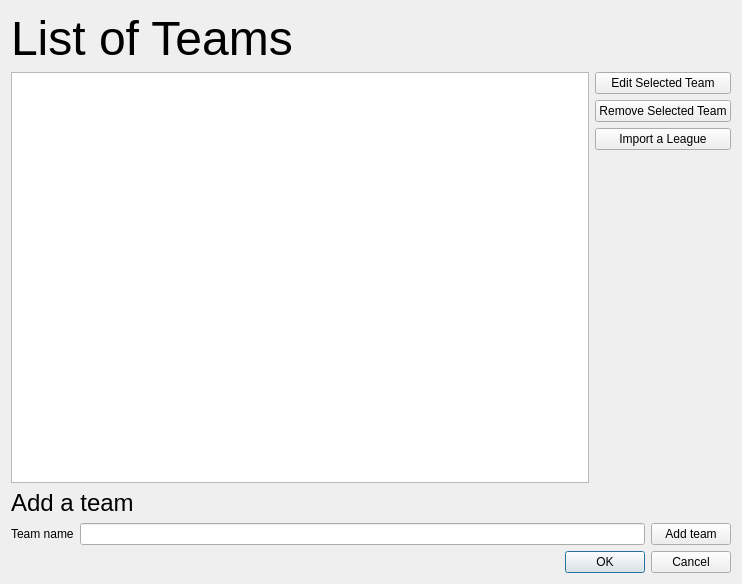
<?xml version="1.0" encoding="UTF-8"?>
<ui version="4.0">
 <class>Dialog</class>
 <widget class="QDialog" name="Dialog">
  <property name="geometry">
   <rect>
    <x>0</x>
    <y>0</y>
    <width>742</width>
    <height>584</height>
   </rect>
  </property>
  <property name="windowTitle">
   <string>Dialog</string>
  </property>
  <layout class="QVBoxLayout" name="verticalLayout_4">
   <item>
    <layout class="QVBoxLayout" name="verticalLayout_3">
     <item>
      <widget class="QLabel" name="edit_league_title">
       <property name="font">
        <font>
         <pointsize>36</pointsize>
        </font>
       </property>
       <property name="text">
        <string>List of Teams</string>
       </property>
      </widget>
     </item>
     <item>
      <layout class="QHBoxLayout" name="horizontalLayout_2">
       <item>
        <widget class="QListWidget" name="teams_list_widget"/>
       </item>
       <item>
        <layout class="QVBoxLayout" name="verticalLayout_2">
         <item>
          <widget class="QPushButton" name="pushButton">
           <property name="text">
            <string>Edit Selected Team</string>
           </property>
          </widget>
         </item>
         <item>
          <widget class="QPushButton" name="remove_button">
           <property name="text">
            <string>Remove Selected Team</string>
           </property>
          </widget>
         </item>
         <item>
          <widget class="QPushButton" name="pushButton_4">
           <property name="text">
            <string>Import a League</string>
           </property>
          </widget>
         </item>
         <item>
          <spacer name="verticalSpacer">
           <property name="orientation">
            <enum>Qt::Vertical</enum>
           </property>
           <property name="sizeHint" stdset="0">
            <size>
             <width>20</width>
             <height>40</height>
            </size>
           </property>
          </spacer>
         </item>
        </layout>
       </item>
      </layout>
     </item>
     <item>
      <layout class="QVBoxLayout" name="verticalLayout">
       <item>
        <widget class="QLabel" name="label">
         <property name="font">
          <font>
           <pointsize>18</pointsize>
          </font>
         </property>
         <property name="text">
          <string>Add a team</string>
         </property>
        </widget>
       </item>
       <item>
        <layout class="QHBoxLayout" name="horizontalLayout">
         <item>
          <widget class="QLabel" name="label_2">
           <property name="text">
            <string>Team name</string>
           </property>
          </widget>
         </item>
         <item>
          <widget class="QLineEdit" name="name_line_edit"/>
         </item>
         <item>
          <widget class="QPushButton" name="add_button">
           <property name="text">
            <string>Add team</string>
           </property>
          </widget>
         </item>
        </layout>
       </item>
      </layout>
     </item>
     <item>
      <widget class="QDialogButtonBox" name="buttonBox">
       <property name="orientation">
        <enum>Qt::Horizontal</enum>
       </property>
       <property name="standardButtons">
        <set>QDialogButtonBox::Cancel|QDialogButtonBox::Ok</set>
       </property>
      </widget>
     </item>
    </layout>
   </item>
  </layout>
 </widget>
 <resources/>
 <connections>
  <connection>
   <sender>buttonBox</sender>
   <signal>accepted()</signal>
   <receiver>Dialog</receiver>
   <slot>accept()</slot>
   <hints>
    <hint type="sourcelabel">
     <x>248</x>
     <y>254</y>
    </hint>
    <hint type="destinationlabel">
     <x>157</x>
     <y>274</y>
    </hint>
   </hints>
  </connection>
  <connection>
   <sender>buttonBox</sender>
   <signal>rejected()</signal>
   <receiver>Dialog</receiver>
   <slot>reject()</slot>
   <hints>
    <hint type="sourcelabel">
     <x>316</x>
     <y>260</y>
    </hint>
    <hint type="destinationlabel">
     <x>286</x>
     <y>274</y>
    </hint>
   </hints>
  </connection>
 </connections>
</ui>
